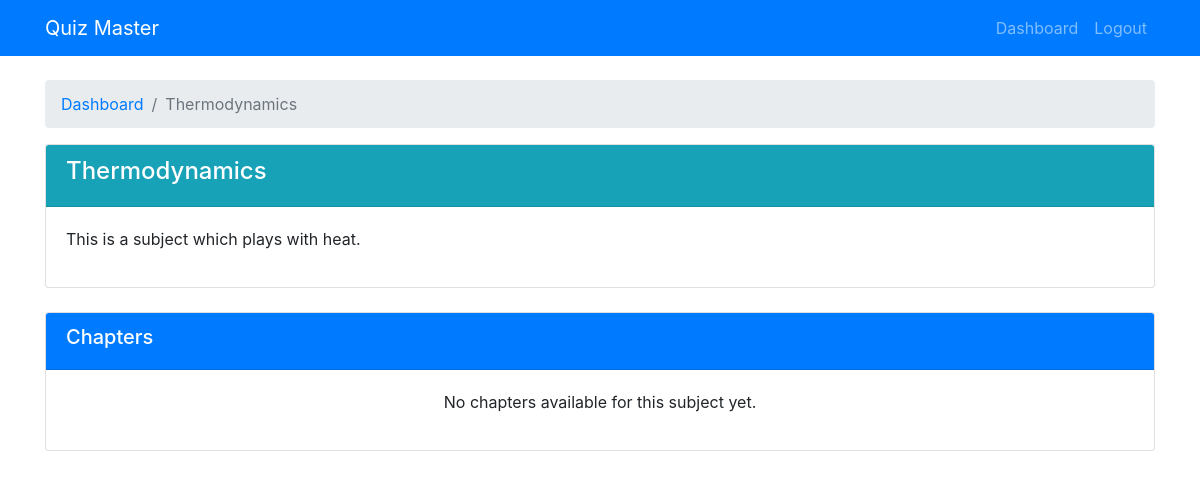
The app's page /user/subject/2 (signed in), older data.
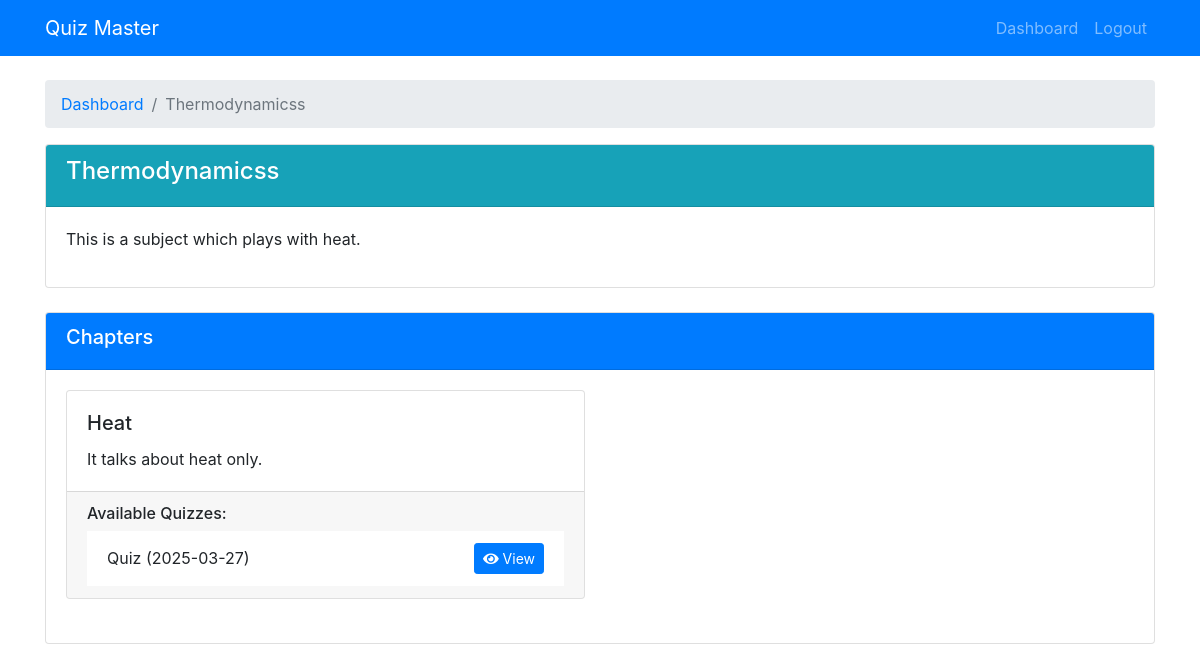
The same page, newer data.
### models/db_setup.py (models this page shows)
class Subject(db.Model):
    id = db.Column(db.Integer, primary_key=True)
    name = db.Column(db.String(100), nullable=False)
    description = db.Column(db.Text)
    chapters = db.relationship('Chapter', backref='subject', lazy=True, cascade="all, delete-orphan")

class Chapter(db.Model):
    id = db.Column(db.Integer, primary_key=True)
    name = db.Column(db.String(100), nullable=False)
    description = db.Column(db.Text)
    subject_id = db.Column(db.Integer, db.ForeignKey('subject.id'), nullable=False)
    quizzes = db.relationship('Quiz', backref='chapter', lazy=True, cascade="all, delete-orphan")

class Quiz(db.Model):
    id = db.Column(db.Integer, primary_key=True)
    chapter_id = db.Column(db.Integer, db.ForeignKey('chapter.id'), nullable=False)
    date_of_quiz = db.Column(db.Date, nullable=False)
    time_duration = db.Column(db.String(5), nullable=False)  # Format: HH:MM
    remarks = db.Column(db.Text)
    questions = db.relationship('Question', backref='quiz', lazy=True, cascade="all, delete-orphan")
    scores = db.relationship('Score', backref='quiz', lazy=True)

### controllers/user.py (the view)
def user_view_subject(subject_id):
    if not session.get('user_id') or session.get('is_admin'):
        return redirect(url_for('login'))
    subject = Subject.query.get_or_404(subject_id)
    return render_template('user/subject.html', subject=subject)

### templates/user/subject.html (shortened to what this page needs)
<!DOCTYPE html>
<html lang="en">
<head>
    <link rel="stylesheet" href="https://stackpath.bootstrapcdn.com/bootstrap/4.5.2/css/bootstrap.min.css">
    <link rel="stylesheet" href="https://cdnjs.cloudflare.com/ajax/libs/font-awesome/5.15.1/css/all.min.css">
</head>
<body>
    <nav class="navbar navbar-expand-lg navbar-dark bg-primary">
        <div class="container">
            <a class="navbar-brand" href="#">Quiz Master</a>
            <div class="collapse navbar-collapse" id="navbarNav">
                <ul class="navbar-nav ml-auto">
                    <li class="nav-item">
                        <a class="nav-link" href="{{ url_for('user_dashboard') }}">Dashboard</a>
                    </li>
                    <li class="nav-item">
                        <a class="nav-link" href="{{ url_for('logout') }}">Logout</a>
                    </li>
                </ul>
            </div>
        </div>
    </nav>
    <div class="container mt-4">
        <nav aria-label="breadcrumb">
            <ol class="breadcrumb">
                <li class="breadcrumb-item"><a href="{{ url_for('user_dashboard') }}">Dashboard</a></li>
                <li class="breadcrumb-item active">{{ subject.name }}</li>
            </ol>
        </nav>
        <div class="card mb-4">
            <div class="card-header bg-info text-white">
                <h4>{{ subject.name }}</h4>
            </div>
            <div class="card-body">
                <p>{{ subject.description }}</p>
            </div>
        </div>
        <div class="card">
            <div class="card-header bg-primary text-white">
                <h5>Chapters</h5>
            </div>
            <div class="card-body">
                {% if subject.chapters %}
                    <div class="row">
                        {% for chapter in subject.chapters %}
                            <div class="col-md-6 mb-4">
                                <div class="card h-100">
                                    <div class="card-body">
                                        <h5 class="card-title">{{ chapter.name }}</h5>
                                        <p class="card-text">{{ chapter.description }}</p>
                                    </div>
                                    <div class="card-footer">
                                        <h6>Available Quizzes:</h6>
                                        <ul class="list-group list-group-flush">
                                            {% for quiz in chapter.quizzes %}
                                                <li class="list-group-item">
                                                    <div class="d-flex justify-content-between align-items-center">
                                                        <span>Quiz ({{ quiz.date_of_quiz.strftime('%Y-%m-%d') }})</span>
                                                        <a href="{{ url_for('user_view_quiz', quiz_id=quiz.id) }}" class="btn btn-sm btn-primary">
                                                            <i class="fas fa-eye"></i> View
                                                        </a>
                                                    </div>
                                                </li>
                                            {% else %}
                                                <li class="list-group-item text-muted">No quizzes available for this chapter.</li>
                                            {% endfor %}
                                        </ul>
                                    </div>
                                </div>
                            </div>
                        {% endfor %}
                    </div>
                {% else %}
                    <p class="text-center">No chapters available for this subject yet.</p>
                {% endif %}
            </div>
        </div>
    </div>
</body>
</html>

Row changes from the older to the newer data that the page shows:
changed Subject "This is a subject which plays with heat.": name "Thermodynamics" → "Thermodynamicss"
added Chapter: name "Heat", description "It talks about heat only."
added Quiz: date_of_quiz "2025-03-27"
Text that changed along with them:
text no longer shown: "No chapters available for this subject yet."
